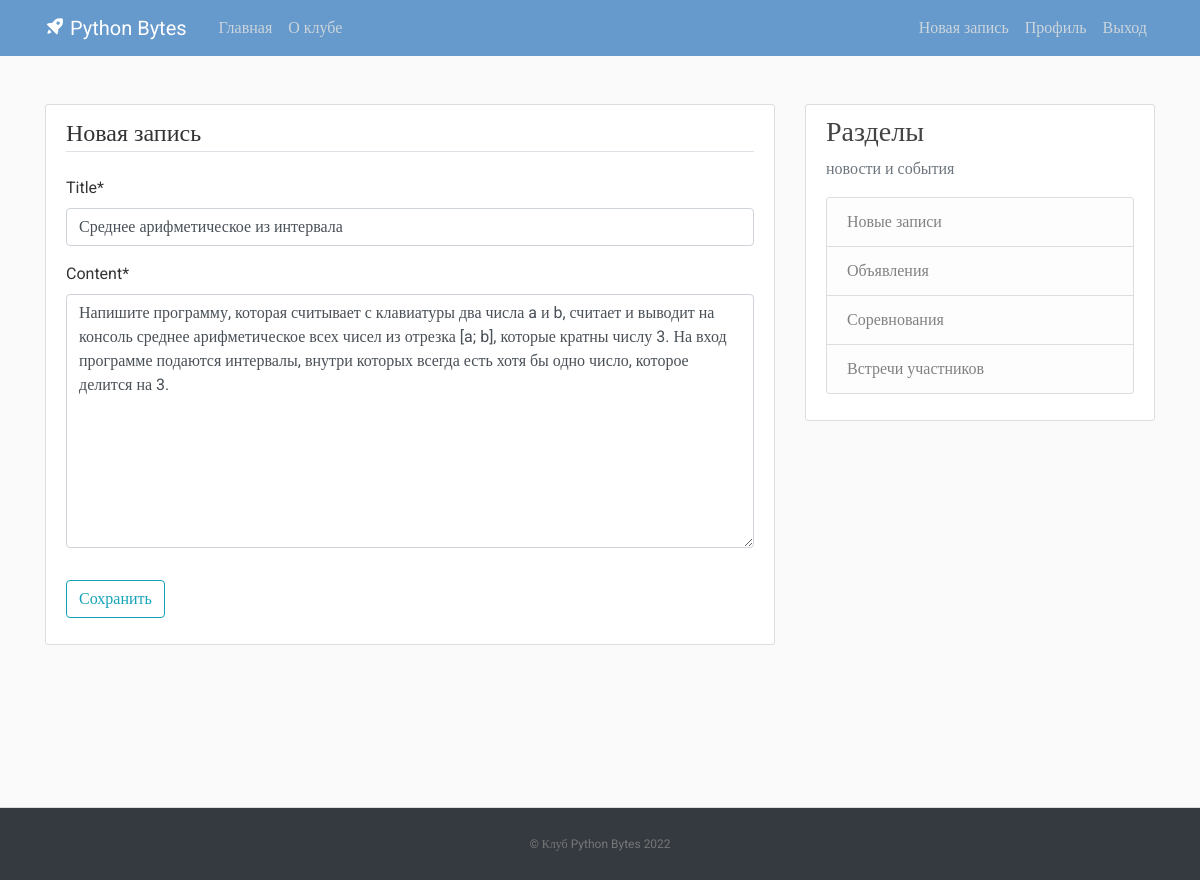
The page /post/16/update/ (signed in) on the database its author committed.
### shop/models.py (models this page shows, shortened)
class Post(models.Model):
    title = models.CharField(max_length=100)
    content = models.TextField()
    date_posted = models.DateTimeField(default=timezone.now)
    author = models.ForeignKey(User, on_delete=models.CASCADE)

### shop/views.py (the view, shortened to what this page needs)
# urls.py: path('post/<int:pk>/update/', PostUpdateView.as_view(), name='post-update'),
class PostUpdateView(LoginRequiredMixin, UserPassesTestMixin, UpdateView):
    model = Post
    fields = ['title', 'content']
    def test_func(self):
        post = self.get_object()
        if self.request.user == post.author:
            return True
        return False

### shop/templates/shop/post_form.html (shortened to what this page needs)
{% extends "shop/base.html" %}
{% load crispy_forms_tags %}
{% block content %}
    <div class="content-section">
        <form method="POST">
            <fieldset class="form-group">
                <legend class="border-bottom mb-4">Новая запись</legend>
                {{ form|crispy }}
            </fieldset>
            <div class="form-group">
                <button class="btn btn-outline-info" type="submit">Сохранить</button>
            </div>
        </form>
    </div>
{% endblock content %}

### shop/static/shop/main.css (style rules this page uses)
﻿body, html { width:100%; height:100% }
body { margin:0; padding:0; background: #fafafa; color: #333333; margin-top: 5rem; font-family:Roboto; }
.content-section { background: #ffffff; padding: 10px 20px; border: 1px solid #dddddd; border-radius: 3px; margin-bottom: 20px; }

### rows shown on the page
Post: title "Среднее арифметическое из интервала", content "Напишите программу, которая считывает с клавиатуры два числа a и b, считает и выводит на консоль среднее арифметическое всех чисел из отрезка [a; b], которые кратны числу 3. На вход программе подаются интервалы, внутри которых всегда есть хотя бы одно число, которое делится на 3."
